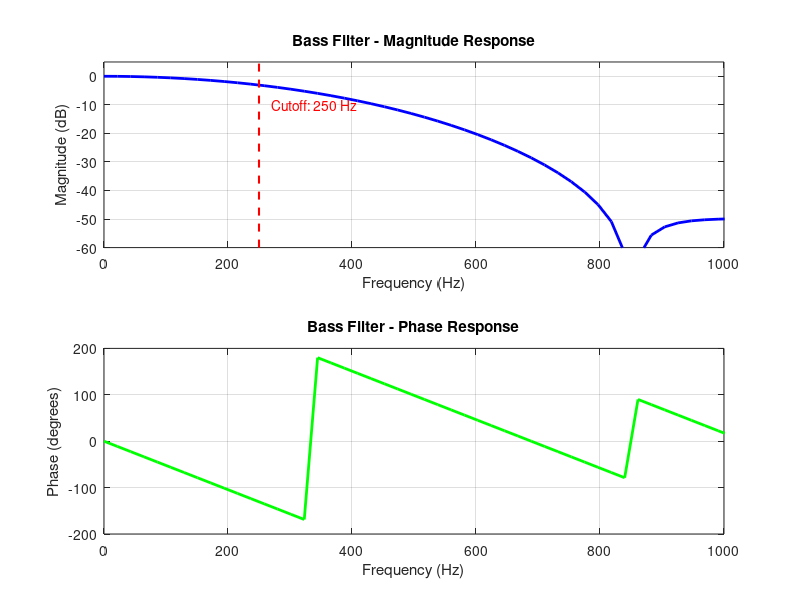
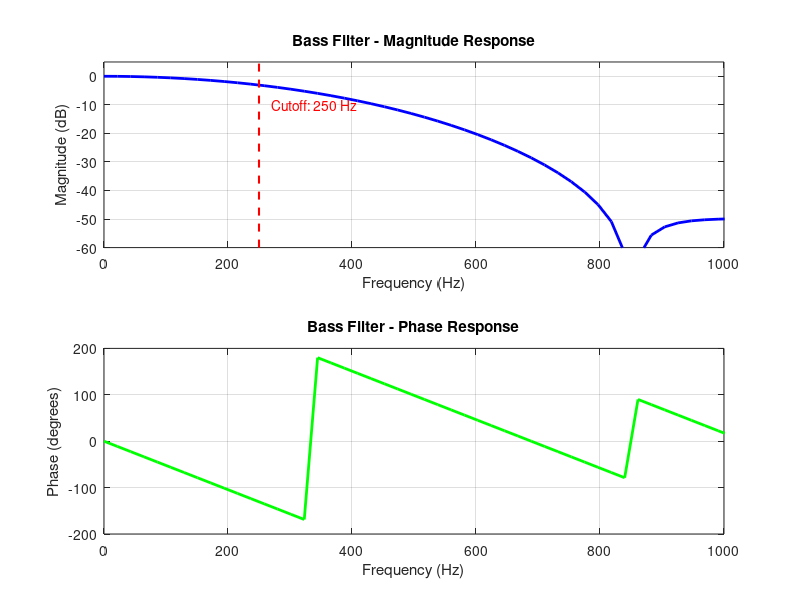
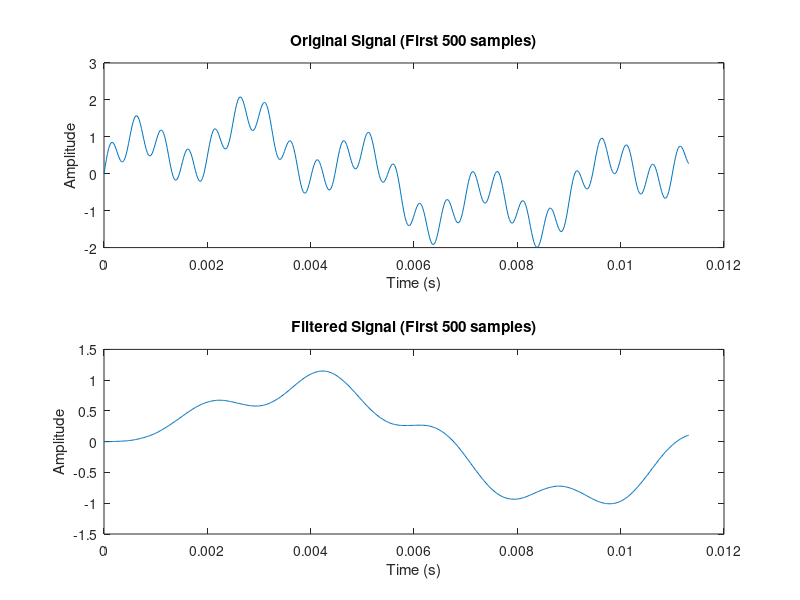

Source code (MATLAB) for these figures, in order:
%% Step 1.2: Bass Filter Design for Audio Equalizer
% Clear workspace
clear; clc; close all;

% Audio parameters (from Step 1.1)
fs = 44100;        % Sample rate (44.1 kHz)
N = 128;           % Filter order

% Bass band specification: 20 Hz - 250 Hz
fc_bass = 250;     % Cutoff frequency in Hz
fc_norm = fc_bass / (fs/2);  % Normalized frequency (0 to 1)

fprintf('=== Bass Filter Design ===\n');
fprintf('Sample Rate: %d Hz\n', fs);
fprintf('Filter Order: %d\n', N);
fprintf('Bass Cutoff: %d Hz\n', fc_bass);
fprintf('Normalized Cutoff: %.4f\n', fc_norm);

%% Design FIR Low-pass Filter for Bass
% Using Hamming window (good balance of performance)
h_bass = fir1(N, fc_norm, 'low', hamming(N+1));

fprintf('\n=== Filter Design Complete ===\n');
fprintf('Filter Length: %d coefficients\n', length(h_bass));
fprintf('First 5 coefficients: ');
fprintf('%.6f ', h_bass(1:5));
fprintf('\n');

% Save filter coefficients
save('bass_filter.mat', 'h_bass', 'fs', 'N', 'fc_bass');

%% Analyze Filter Frequency Response
% Calculate frequency response
[H, f] = freqz(h_bass, 1, 1024, fs);

% Plot magnitude response
figure('Name', 'Bass Filter Analysis');
subplot(2,1,1);
plot(f, 20*log10(abs(H)), 'b-', 'LineWidth', 2);
grid on;
xlabel('Frequency (Hz)');
ylabel('Magnitude (dB)');
title('Bass Filter - Magnitude Response');
xlim([0 1000]);  % Focus on bass range
ylim([-60 5]);

% Add cutoff frequency line
hold on;
line([fc_bass fc_bass], [-60 5], 'Color', 'r', 'LineStyle', '--', 'LineWidth', 1.5);
text(fc_bass+20, -10, sprintf('Cutoff: %d Hz', fc_bass), 'Color', 'r');

% Plot phase response
subplot(2,1,2);
plot(f, angle(H)*180/pi, 'g-', 'LineWidth', 2);
grid on;
xlabel('Frequency (Hz)');
ylabel('Phase (degrees)');
title('Bass Filter - Phase Response');
xlim([0 1000]);

fprintf('\n=== Filter Analysis ===\n');
fprintf('At 100 Hz: %.2f dB\n', 20*log10(abs(H(round(100*1024/fs)))));
fprintf('At 250 Hz: %.2f dB\n', 20*log10(abs(H(round(250*1024/fs)))));
fprintf('At 500 Hz: %.2f dB\n', 20*log10(abs(H(round(500*1024/fs)))));

%% Test Filter with Synthesized Audio
% Create test signal with multiple frequencies
duration = 2;  % 2 seconds
t = (0:1/fs:duration-1/fs)';

% Multi-tone test signal
f1 = 100;   % Bass frequency (should pass)
f2 = 440;   % Mid frequency (should be attenuated)
f3 = 2000;  % High frequency (should be heavily attenuated)

test_signal = sin(2*pi*f1*t) + 0.7*sin(2*pi*f2*t) + 0.5*sin(2*pi*f3*t);

% Apply bass filter
filtered_signal = filter(h_bass, 1, test_signal);

% Play original and filtered (uncomment to hear)
% fprintf('Playing original signal...\n');
% sound(test_signal*0.3, fs); pause(duration+0.5);
% fprintf('Playing filtered signal...\n');
% sound(filtered_signal*0.3, fs); pause(duration+0.5);

fprintf('\n=== Audio Test Complete ===\n');
fprintf('Original signal: 100Hz + 440Hz + 2000Hz\n');
fprintf('Filtered signal: Mostly 100Hz (bass preserved)\n');
% Analyze Filter Frequency Response
[H, f] = freqz(h_bass, 1, 1024, fs);

figure('Name', 'Bass Filter Analysis');
subplot(2,1,1);
plot(f, 20*log10(abs(H)), 'b-', 'LineWidth', 2); grid on;
xlabel('Frequency (Hz)');
ylabel('Magnitude (dB)');
title('Bass Filter - Magnitude Response');
xlim([0 1000]);
ylim([-60 5]);
line([fc_bass fc_bass], [-60 5], 'Color', 'r', 'LineStyle', '--', 'LineWidth', 1.5);
text(fc_bass+20, -10, sprintf('Cutoff: %d Hz', fc_bass), 'Color', 'r');

subplot(2,1,2);
plot(f, angle(H)*180/pi, 'g-', 'LineWidth', 2); grid on;
xlabel('Frequency (Hz)');
ylabel('Phase (degrees)');
title('Bass Filter - Phase Response');
xlim([0 1000]);
% Create test signal with multiple frequencies
duration = 2;
t = (0:1/fs:duration-1/fs)';
f1 = 100;   % Bass frequency
f2 = 440;   % Mid frequency
f3 = 2000;  % High frequency

test_signal = sin(2*pi*f1*t) + 0.7*sin(2*pi*f2*t) + 0.5*sin(2*pi*f3*t);

filtered_signal = filter(h_bass, 1, test_signal);

% Play original and filtered signals (uncomment to hear)
% sound(test_signal*0.3, fs); pause(duration+0.5);
% sound(filtered_signal*0.3, fs); pause(duration+0.5);

% Visualize
figure;
subplot(2,1,1);
plot(t(1:500), test_signal(1:500)); title('Original Signal (First 500 samples)');
xlabel('Time (s)');
ylabel('Amplitude');

subplot(2,1,2);
plot(t(1:500), filtered_signal(1:500)); title('Filtered Signal (First 500 samples)');
xlabel('Time (s)');
ylabel('Amplitude');
